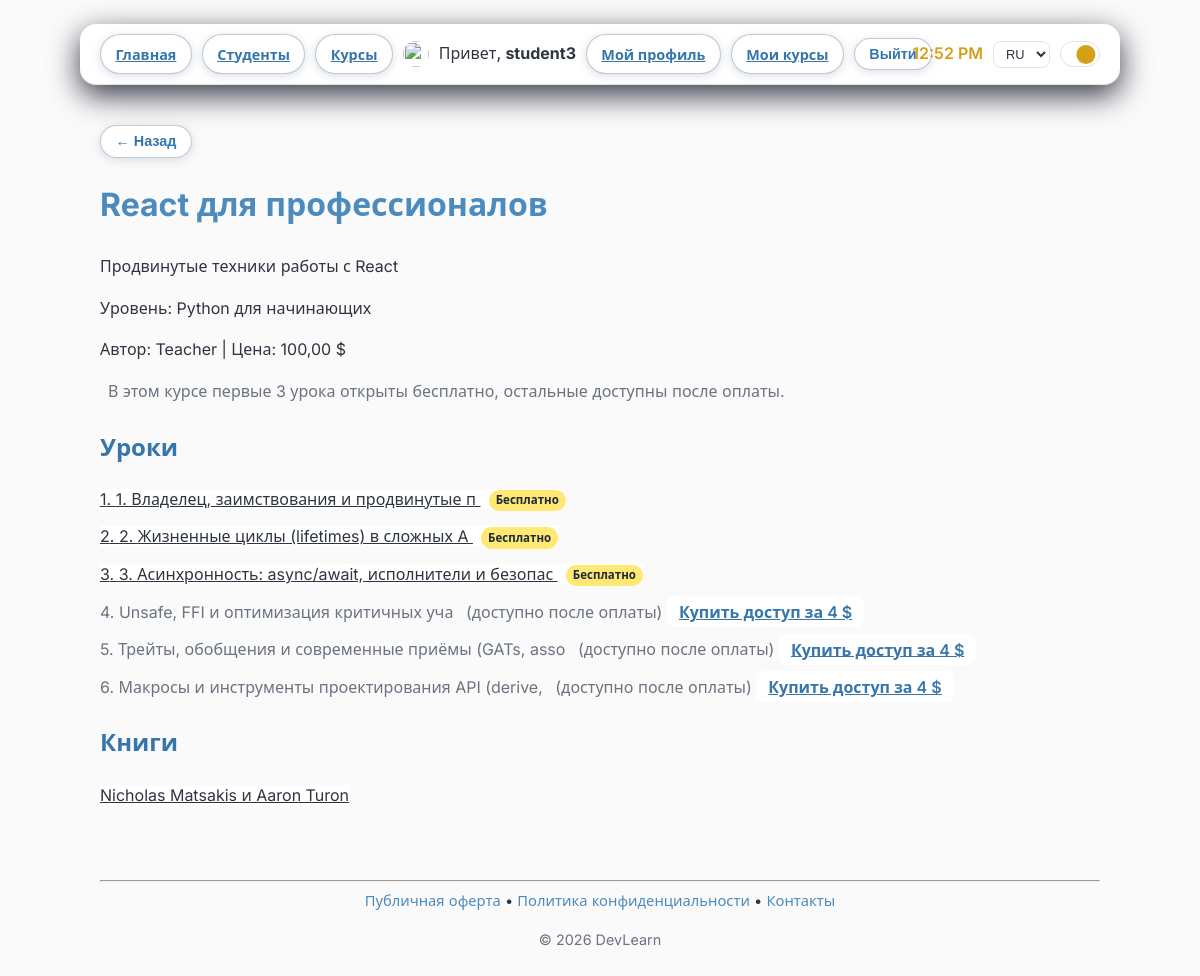
/ru/courses/8/ (signed in), run on an earlier commit of the app's database.
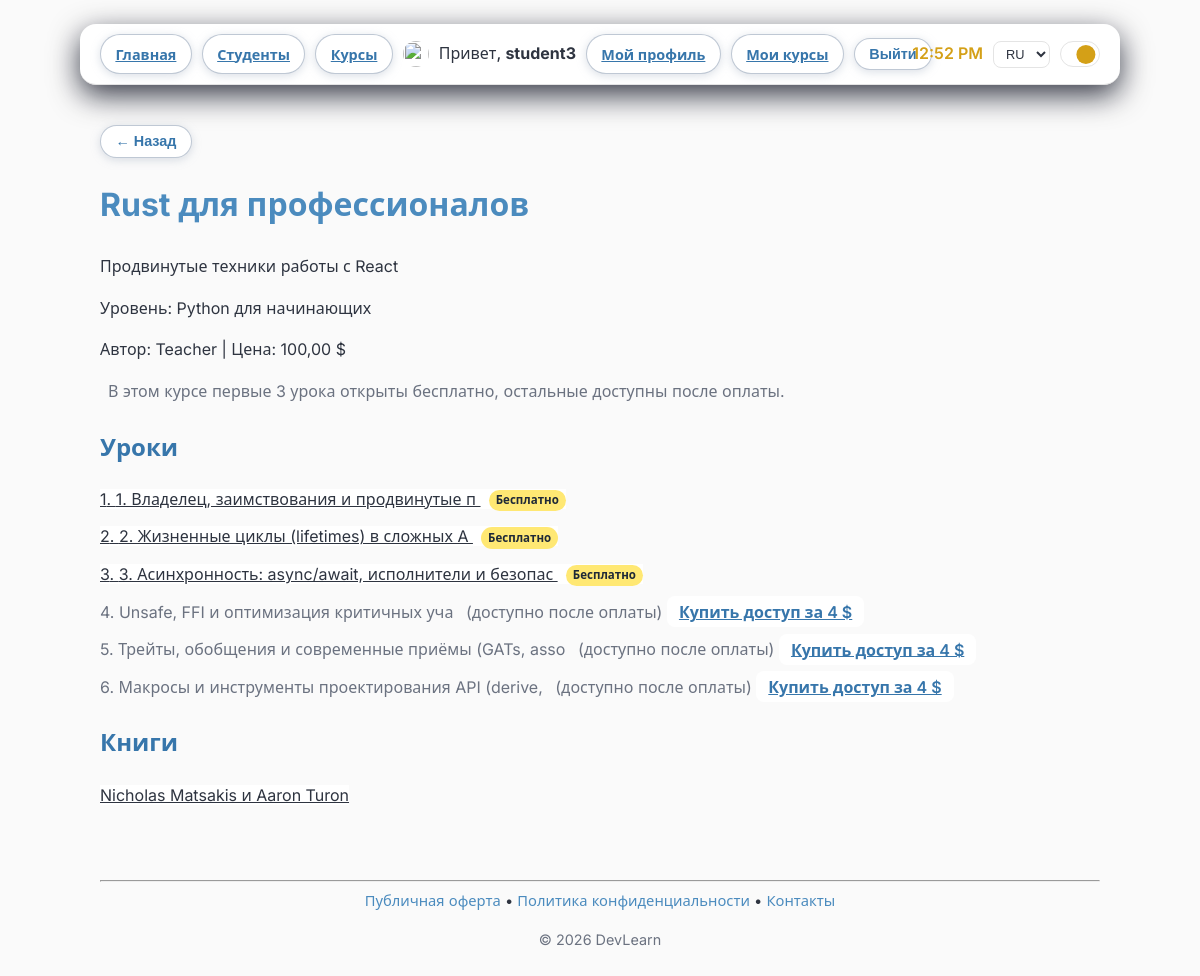
And on a later commit of the database.
### courses/models.py (models this page shows, shortened)
class Course(models.Model):
    LEVEL_JUNIOR = "junior"
    LEVEL_PRO = "pro"
    LEVEL_CHOICES = [
        (LEVEL_JUNIOR, "Python для начинающих"),
        (LEVEL_PRO, "Python для профессионалов"),
    ]
    title = models.CharField("Название", max_length=100)
    description = models.TextField("Описание", blank=True)
    level = models.CharField(
        "Уровень",
        max_length=20,
        choices=LEVEL_CHOICES,
        default=LEVEL_JUNIOR,
    )
    category = models.ForeignKey(
        "Category",
        on_delete=models.SET_NULL,
        null=True,
        blank=True,
        related_name="courses",
        verbose_name="Категория",
    )
    author = models.ForeignKey(
        settings.AUTH_USER_MODEL,
        on_delete=models.CASCADE,
        related_name="authored_courses",
        verbose_name="Автор",
    )
    cover_image = models.ImageField(
        "Обложка курса",
        upload_to="courses/covers/",
        blank=True,
        null=True,
    )
    price = models.DecimalField(
        "Цена",
        max_digits=10,
        decimal_places=2,
        default=0,
    )
    is_active = models.BooleanField("Опубликован", default=True)
    created_at = models.DateTimeField(auto_now_add=True)
    class Meta:
        ordering = ["-created_at"]

### courses/views.py (the view)
# urls.py: path("<int:pk>/", views.CourseDetailView.as_view(), name="course_detail"),
class CourseDetailView(DetailView):
    model = Course
    template_name = "courses/course_detail.html"
    context_object_name = "course"
    def get_queryset(self):
        return Course.objects.prefetch_related("lessons", "books").select_related("author", "category")
    def get_context_data(self, **kwargs):
        context = super().get_context_data(**kwargs)
        user = self.request.user
        course = self.object
        profile = getattr(user, "profile", None) if user.is_authenticated else None
        has_access = bool(profile and getattr(profile, "has_access", False))
        is_teacher = bool(profile and getattr(profile, "role", "") == "teacher")
        is_enrolled = False
        if user.is_authenticated:
            is_enrolled = Enrollment.objects.filter(
                student=user, course=course
            ).exists()
        lessons = list(course.lessons.all().order_by("order", "id"))
        for idx, lesson in enumerate(lessons, start=1):
            is_free = idx <= FREE_LESSONS_PER_COURSE
            lesson.is_free = is_free
            lesson.is_locked = not (is_free or has_access or is_teacher)
        context["is_enrolled"] = is_enrolled
        context["has_access"] = has_access
        context["is_teacher"] = is_teacher
        context["lessons"] = lessons
        return context

### users/context_processors.py (called while the page is built)
def user_role(request):
    is_teacher = False
    profile_avatar_url = None
    if request.user.is_authenticated:
        try:
            profile = request.user.profile
            is_teacher = profile.role == "teacher"
            if profile.avatar:
                profile_avatar_url = profile.avatar.url
        except Exception:
            pass
    can_upload_avatar = settings.DEBUG
    return {"is_teacher": is_teacher, "profile_avatar_url": profile_avatar_url, "can_upload_avatar": can_upload_avatar}

### courses/templates/courses/course_detail.html (shortened to what this page needs)
{% extends "base.html" %}
{% load i18n %}
{% block content %}
<h1>{{ course.title }}</h1>
<p>{{ course.description }}</p>
<p>{% trans "Уровень:" %} {{ course.get_level_display }}</p>
<p>{% trans "Автор:" %} {{ course.author.username }} | {% trans "Цена:" %} {{ course.price }} $</p>
<p class="course-meta">
    {% trans "В этом курсе первые 3 урока открыты бесплатно, остальные доступны после оплаты." %}
</p>
<h2>{% trans "Уроки" %}</h2>
<ul class="lesson-list">
    {% for lesson in lessons %}
    <li class="lesson-item">
        {% if lesson.is_locked %}
            <span class="lesson-locked">{{ lesson.title }}</span>
            <em class="course-meta">({% trans "доступно после оплаты" %})</em>
            <a href="{% url 'courses:checkout' %}" class="btn-course">{% trans "Купить доступ за 4 $" %}</a>
        {% else %}
            <a href="{% url 'courses:lesson_detail' lesson.pk %}" class="btn-lesson">
                {{ forloop.counter }}.
                {{ lesson.title }}
                {% if lesson.is_free and not has_access %}
                    <span class="badge-free">{% trans "Бесплатно" %}</span>
                {% endif %}
            </a>
        {% endif %}
    </li>
    {% empty %}
    <li class="lesson-item">{% trans "Уроков пока нет." %}</li>
    {% endfor %}
</ul>
{% if course.books.all %}
<h2>{% trans "Книги" %}</h2>
<ul class="book-list">
    {% for book in course.books.all %}
    <li class="book-item"><a href="{% url 'courses:book_redirect' book.pk %}" class="btn-book" target="_blank" rel="noopener">{{ book.title }}</a></li>
    {% endfor %}
</ul>
{% endif %}
{% endblock %}

What changed in the data, as far as the page shows it:
changed Course "Продвинутые техники работы с React": title "React для профессионалов" → "Rust для профессионалов"
